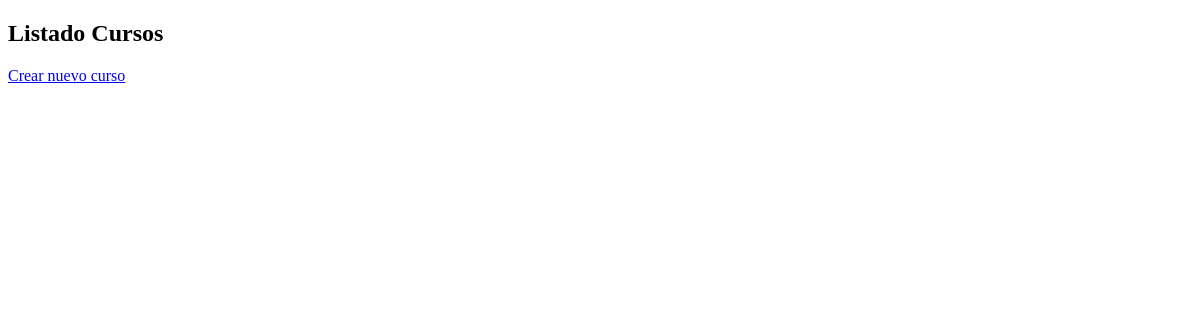
Before: / with the older database file.
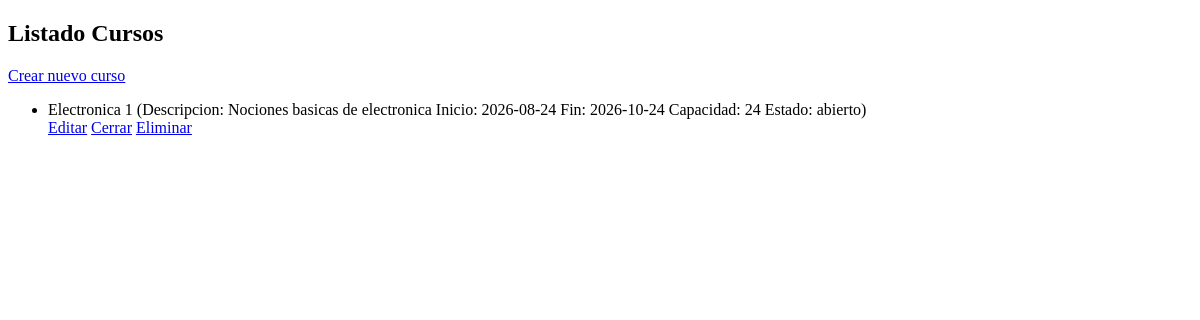
After: the same page with the newer database file.
### tables this page shows
CREATE TABLE "cursos" (
	"nombre"	TEXT NOT NULL,
	"descripcion"	TEXT NOT NULL,
	"inicio"	NUMERIC NOT NULL,
	"fin"	NUMERIC NOT NULL,
	"cupos_max"	INTEGER NOT NULL,
	"estado"	INTEGER NOT NULL,
	"id_curso"	INTEGER,
	PRIMARY KEY("id_curso" AUTOINCREMENT)
);

### app.py (the view)
@app.route('/')
def index():
	cursos = get_cursos()
	return render_template('index.html' , cursos=cursos)

### app.py (called while the page is built)
def get_cursos():
	conn=sqlite3.connect(DB_path)
	cursor=conn.cursor()
	cursor.execute('SELECT * FROM cursos')
	cursos=cursor.fetchall()
	conn.close()
	return cursos

### templates/index.html (shortened to what this page needs)
<!DOCTYPE html>
<head>
</head>
<body>
	<h2> Listado Cursos </h2>
	<a href="/nuevo"> Crear nuevo curso</a>
	<ul>
		{% for curso in cursos%}
		<li>
			<span>{{ curso[0] }} (Descripcion: {{ curso[1] }}  Inicio: {{ curso[2] }} Fin: {{ curso[3] }} Capacidad: {{ curso[4] }} Estado: {{ curso[5] }})</span>
			<div>
				<a href="/edit/{{curso[0]}}">Editar</a>
				<a href="/close/{{curso[0]}}">Cerrar</a>
				<a href="/delete/{{curso[0]}}">Eliminar</a>
			</div>
		</li>
		{% endfor %}
	</ul>
</body>

Changed rows visible on the page:
added cursos: nombre "Electronica 1", descripcion "Nociones basicas de electronica", inicio "2026-08-24", fin "2026-10-24", cupos_max "24", estado "abierto"
